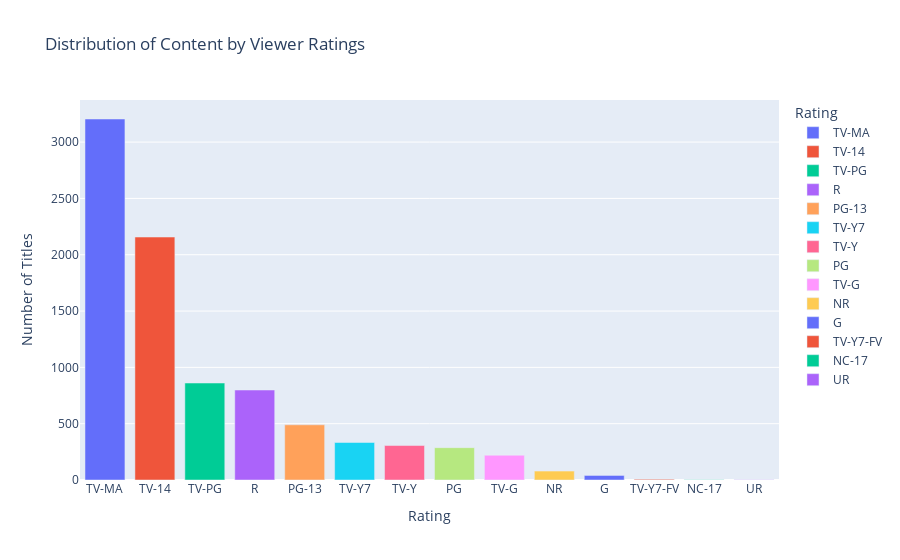

Notebook code for this chart:
### Markdown cell above
# 3. Viewer Ratings Analysis

### 3.1. Distribution of Content by Viewer Ratings

### Code cell
rating_counts = netflix_data['rating'].value_counts()

fig = px.bar(rating_counts, title='Distribution of Content by Viewer Ratings',
             labels={'value': 'Number of Titles', 'index': 'Rating'},
             color=rating_counts.index)
fig.update_layout(xaxis_title='Rating', yaxis_title='Number of Titles')
pyo.iplot(fig)

### Figure 1 — Plotly figure (JSON) as saved in the notebook; plotly's stock layout.template omitted (floating-point values rounded to 4 significant figures)
{"data": [{"alignmentgroup": "True", "hovertemplate": "Rating=%{x}<br>Number of Titles=%{y}<extra></extra>", "legendgroup": "TV-MA", "marker": {"color": "#636efa", "pattern": {"shape": ""}}, "name": "TV-MA", "offsetgroup": "TV-MA", "orientation": "v", "showlegend": true, "textposition": "auto", "type": "bar", "x": ["TV-MA"], "xaxis": "x", "y": [3205], "yaxis": "y"}, {"alignmentgroup": "True", "hovertemplate": "Rating=%{x}<br>Number of Titles=%{y}<extra></extra>", "legendgroup": "TV-14", "marker": {"color": "#EF553B", "pattern": {"shape": ""}}, "name": "TV-14", "offsetgroup": "TV-14", "orientation": "v", "showlegend": true, "textposition": "auto", "type": "bar", "x": ["TV-14"], "xaxis": "x", "y": [2157], "yaxis": "y"}, {"alignmentgroup": "True", "hovertemplate": "Rating=%{x}<br>Number of Titles=%{y}<extra></extra>", "legendgroup": "TV-PG", "marker": {"color": "#00cc96", "pattern": {"shape": ""}}, "name": "TV-PG", "offsetgroup": "TV-PG", "orientation": "v", "showlegend": true, "textposition": "auto", "type": "bar", "x": ["TV-PG"], "xaxis": "x", "y": [861], "yaxis": "y"}, {"alignmentgroup": "True", "hovertemplate": "Rating=%{x}<br>Number of Titles=%{y}<extra></extra>", "legendgroup": "R", "marker": {"color": "#ab63fa", "pattern": {"shape": ""}}, "name": "R", "offsetgroup": "R", "orientation": "v", "showlegend": true, "textposition": "auto", "type": "bar", "x": ["R"], "xaxis": "x", "y": [799], "yaxis": "y"}, {"alignmentgroup": "True", "hovertemplate": "Rating=%{x}<br>Number of Titles=%{y}<extra></extra>", "legendgroup": "PG-13", "marker": {"color": "#FFA15A", "pattern": {"shape": ""}}, "name": "PG-13", "offsetgroup": "PG-13", "orientation": "v", "showlegend": true, "textposition": "auto", "type": "bar", "x": ["PG-13"], "xaxis": "x", "y": [490], "yaxis": "y"}, {"alignmentgroup": "True", "hovertemplate": "Rating=%{x}<br>Number of Titles=%{y}<extra></extra>", "legendgroup": "TV-Y7", "marker": {"color": "#19d3f3", "pattern": {"shape": ""}}, "name": "TV-Y7", "offsetgroup": "TV-Y7", "orientation": "v", "showlegend": true, "textposition": "auto", "type": "bar", "x": ["TV-Y7"], "xaxis": "x", "y": [333], "yaxis": "y"}, {"alignmentgroup": "True", "hovertemplate": "Rating=%{x}<br>Number of Titles=%{y}<extra></extra>", "legendgroup": "TV-Y", "marker": {"color": "#FF6692", "pattern": {"shape": ""}}, "name": "TV-Y", "offsetgroup": "TV-Y", "orientation": "v", "showlegend": true, "textposition": "auto", "type": "bar", "x": ["TV-Y"], "xaxis": "x", "y": [306], "yaxis": "y"}, {"alignmentgroup": "True", "hovertemplate": "Rating=%{x}<br>Number of Titles=%{y}<extra></extra>", "legendgroup": "PG", "marker": {"color": "#B6E880", "pattern": {"shape": ""}}, "name": "PG", "offsetgroup": "PG", "orientation": "v", "showlegend": true, "textposition": "auto", "type": "bar", "x": ["PG"], "xaxis": "x", "y": [287], "yaxis": "y"}, {"alignmentgroup": "True", "hovertemplate": "Rating=%{x}<br>Number of Titles=%{y}<extra></extra>", "legendgroup": "TV-G", "marker": {"color": "#FF97FF", "pattern": {"shape": ""}}, "name": "TV-G", "offsetgroup": "TV-G", "orientation": "v", "showlegend": true, "textposition": "auto", "type": "bar", "x": ["TV-G"], "xaxis": "x", "y": [220], "yaxis": "y"}, {"alignmentgroup": "True", "hovertemplate": "Rating=%{x}<br>Number of Titles=%{y}<extra></extra>", "legendgroup": "NR", "marker": {"color": "#FECB52", "pattern": {"shape": ""}}, "name": "NR", "offsetgroup": "NR", "orientation": "v", "showlegend": true, "textposition": "auto", "type": "bar", "x": ["NR"], "xaxis": "x", "y": [79], "yaxis": "y"}, {"alignmentgroup": "True", "hovertemplate": "Rating=%{x}<br>Number of Titles=%{y}<extra></extra>", "legendgroup": "G", "marker": {"color": "#636efa", "pattern": {"shape": ""}}, "name": "G", "offsetgroup": "G", "orientation": "v", "showlegend": true, "textposition": "auto", "type": "bar", "x": ["G"], "xaxis": "x", "y": [41], "yaxis": "y"}, {"alignmentgroup": "True", "hovertemplate": "Rating=%{x}<br>Number of Titles=%{y}<extra></extra>", "legendgroup": "TV-Y7-FV", "marker": {"color": "#EF553B", "pattern": {"shape": ""}}, "name": "TV-Y7-FV", "offsetgroup": "TV-Y7-FV", "orientation": "v", "showlegend": true, "textposition": "auto", "type": "bar", "x": ["TV-Y7-FV"], "xaxis": "x", "y": [6], "yaxis": "y"}, {"alignmentgroup": "True", "hovertemplate": "Rating=%{x}<br>Number of Titles=%{y}<extra></extra>", "legendgroup": "NC-17", "marker": {"color": "#00cc96", "pattern": {"shape": ""}}, "name": "NC-17", "offsetgroup": "NC-17", "orientation": "v", "showlegend": true, "textposition": "auto", "type": "bar", "x": ["NC-17"], "xaxis": "x", "y": [3], "yaxis": "y"}, {"alignmentgroup": "True", "hovertemplate": "Rating=%{x}<br>Number of Titles=%{y}<extra></extra>", "legendgroup": "UR", "marker": {"color": "#ab63fa", "pattern": {"shape": ""}}, "name": "UR", "offsetgroup": "UR", "orientation": "v", "showlegend": true, "textposition": "auto", "type": "bar", "x": ["UR"], "xaxis": "x", "y": [3], "yaxis": "y"}], "layout": {"barmode": "relative", "legend": {"title": {"text": "Rating"}, "tracegroupgap": 0}, "title": {"text": "Distribution of Content by Viewer Ratings"}, "xaxis": {"anchor": "y", "categoryarray": ["TV-MA", "TV-14", "TV-PG", "R", "PG-13", "TV-Y7", "TV-Y", "PG", "TV-G", "NR", "G", "TV-Y7-FV", "NC-17", "UR"], "categoryorder": "array", "domain": [0, 1], "title": {"text": "Rating"}}, "yaxis": {"anchor": "x", "domain": [0, 1], "title": {"text": "Number of Titles"}}}}
